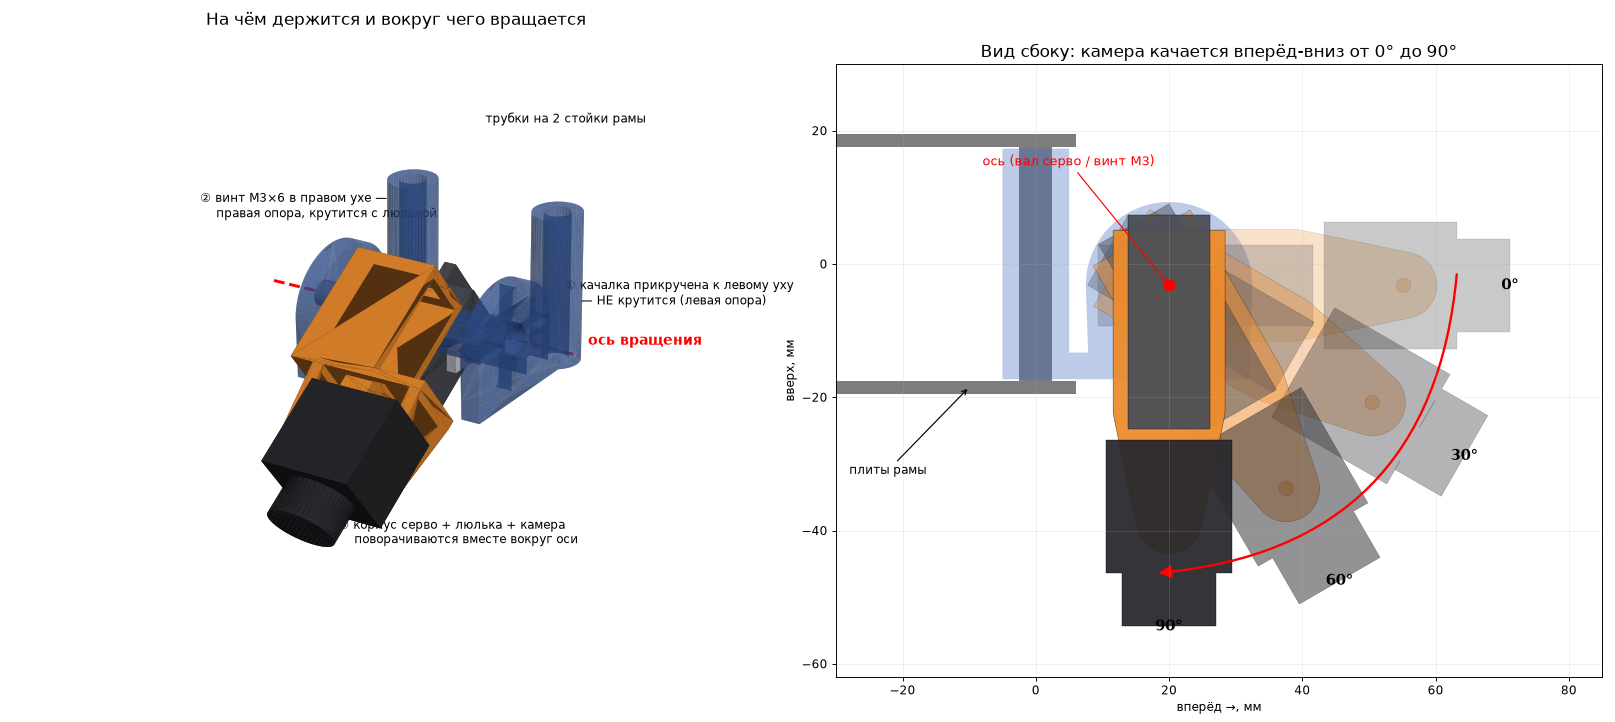

Recreate this plot in Python.
"""Схема качания: 1) объёмный вид с осью и подписями, 2) вид сбоку с положениями 0/30/60/90°."""
import math
import numpy as np
import matplotlib; matplotlib.use("Agg")
import matplotlib.pyplot as plt
from matplotlib.patches import Polygon, FancyArrowPatch
from mpl_toolkits.mplot3d.art3d import Poly3DCollection
import photo_mount as p
from generate_car import to_trimesh, cyl_y, union

fig = plt.figure(figsize=(19, 8.5))

# ---------- 1. объёмный вид с подписями
ax = fig.add_subplot(1, 2, 1, projection="3d")
light = np.array([0.4, 0.6, 0.75]); light /= np.linalg.norm(light)
cr, sv, cam = p.rotating(35)
screw = union([cyl_y(1.5, p.Y_EAR_R - p.EAR_T - 0.5, p.Y_CR_BOT + 3.5, p.X_P, p.Z_P, 24),
               cyl_y(2.8, p.Y_EAR_R - p.EAR_T - 2.5, p.Y_EAR_R - p.EAR_T + 1.0, p.X_P, p.Z_P, 24)])
items = [(p.make_frame(), p.COL["frame"], 0.55), (p.horn().translate([p.X_P, 0, p.Z_P]), (0.85, 0.85, 0.88), 1),
         (screw, (0.75, 0.75, 0.78), 1), (cr, p.COL["print"], 1), (sv, p.COL["servo"], 1), (cam, p.COL["cam"], 1)]
for man, col, alpha in items:
    tm = to_trimesh(man)
    sh = 0.35 + 0.65 * np.clip(tm.face_normals @ light, 0, 1)
    fc = np.c_[np.outer(sh, col), np.full_like(sh, alpha)]
    ax.add_collection3d(Poly3DCollection(tm.vertices[tm.faces], facecolors=fc, edgecolor="none"))
yA, yB = p.Y_HORN_FACE + p.EAR_T + 14, p.Y_EAR_R - p.EAR_T - 14
ax.plot([p.X_P, p.X_P], [yB, yA], [p.Z_P, p.Z_P], "r--", lw=2.5)
ax.text(p.X_P, yA + 2, p.Z_P + 3, "ось вращения", color="r", fontsize=12, weight="bold")
lab = [((p.X_P + 2, p.Y_HORN_FACE + 16, p.Z_P + 12), "① качалка прикручена к левому уху\n    — НЕ крутится (левая опора)"),
       ((p.X_P + 2, p.Y_EAR_R - 34, p.Z_P + 12), "② винт M3×6 в правом ухе —\n    правая опора, крутится с люлькой"),
       ((p.X_P + 30, 0, -42), "③ корпус серво + люлька + камера\n    поворачиваются вместе вокруг оси"),
       ((-8, -5, 30), "трубки на 2 стойки рамы")]
for (x, y, z), t in lab:
    ax.text(x, y, z, t, fontsize=10, bbox=dict(facecolor="white", alpha=0.8, edgecolor="none"))
ax.set_xlim(-10, 65); ax.set_ylim(-40, 40); ax.set_zlim(-50, 30); ax.set_box_aspect((1, 1, 0.9))
ax.view_init(24, 32); ax.set_axis_off()
ax.set_title("На чём держится и вокруг чего вращается", fontsize=14)

# ---------- 2. вид сбоку: силуэты при 0/30/60/90°
ax2 = fig.add_subplot(1, 2, 2)


def side(man):
    """Силуэт в плоскости XZ (вид слева): переводим Y в Z и проецируем."""
    cs = man.rotate([90, 0, 0]).project()          # (x, y, z) -> (x, -z, y): в проекции вторая ось = -Z
    return [np.array(poly) * [1, -1] for poly in cs.to_polygons()]


for poly in side(p.frame_proxy()):
    ax2.add_patch(Polygon(poly, closed=True, fc=(0.15, 0.15, 0.17), ec="none", alpha=0.6))
for poly in side(p.make_frame()):
    ax2.add_patch(Polygon(poly, closed=True, fc=p.COL["frame"], ec="none", alpha=0.35))
angles = [0, 30, 60, 90]
alphas = [0.25, 0.35, 0.5, 0.95]
for t, al in zip(angles, alphas):
    cr, sv, cam = p.rotating(t)
    for man, col in ((cr, p.COL["print"]), (sv, p.COL["servo"]), (cam, p.COL["cam"])):
        for poly in side(man):
            ax2.add_patch(Polygon(poly, closed=True, fc=col, ec="k", lw=0.3, alpha=al))
    a = math.radians(t)
    lx, lz = p.X_P + (p.CAM_X + 16) * math.cos(a), p.Z_P - (p.CAM_X + 16) * math.sin(a)
    ax2.annotate(f"{t}°", (lx, lz), fontsize=13, weight="bold", ha="center", va="center")
R = p.CAM_X + 8
arc = FancyArrowPatch((p.X_P + R, p.Z_P + 2), (p.X_P - 2, p.Z_P - R), connectionstyle="arc3,rad=-0.42",
                      arrowstyle="-|>", mutation_scale=22, lw=2, color="r")
ax2.add_patch(arc)
ax2.plot(p.X_P, p.Z_P, "o", color="r", ms=9)
ax2.annotate("ось (вал серво / винт M3)", (p.X_P, p.Z_P), (p.X_P - 28, p.Z_P + 18), fontsize=11, color="r",
             arrowprops=dict(arrowstyle="->", color="r"))
ax2.annotate("плиты рамы", (-10, -p.G - 1), (-28, -p.G - 14), fontsize=10, arrowprops=dict(arrowstyle="->"))
ax2.set_xlim(-30, 85); ax2.set_ylim(-62, 30); ax2.set_aspect("equal")
ax2.set_xlabel("вперёд →, мм"); ax2.set_ylabel("вверх, мм"); ax2.grid(alpha=0.2)
ax2.set_title("Вид сбоку: камера качается вперёд-вниз от 0° до 90°", fontsize=14)
plt.tight_layout()
plt.savefig("swing_diagram.png", dpi=85)
print("swing_diagram.png")
